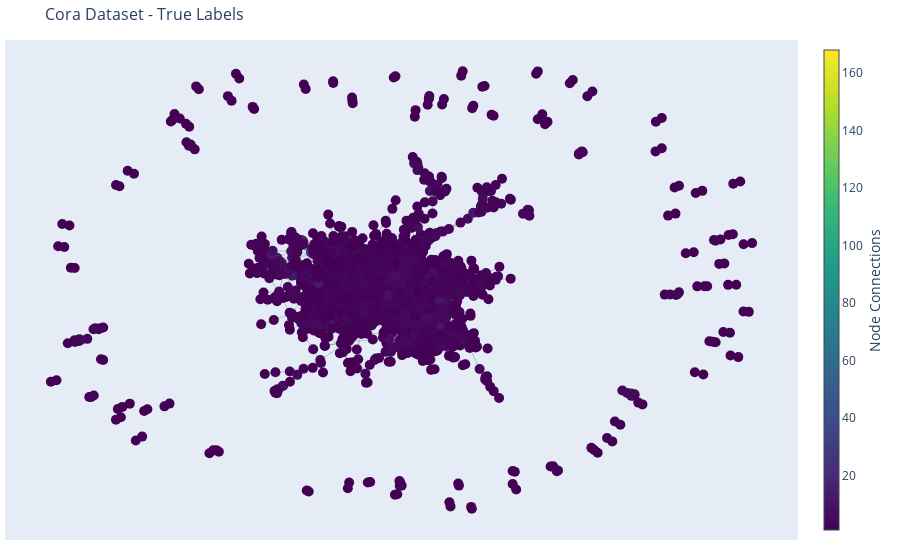

The cell this chart's notebook holds for it:
### Markdown cell above
#### Visualize the Subgraph with True Labels

### Code cell
# Visualize the graph before training
def visualize_graph(adj_matrix, labels, title):
    G = nx.from_numpy_array(adj_matrix)
    pos = nx.spring_layout(G, seed=42)
    
    edge_trace = go.Scatter(
        x=(),
        y=(),
        line=dict(width=0.5, color='#888'),
        hoverinfo='none',
        mode='lines'
    )

    for edge in G.edges():
        x0, y0 = pos[edge[0]]
        x1, y1 = pos[edge[1]]
        edge_trace['x'] = tuple(list(edge_trace['x']) + [x0, x1, None])
        edge_trace['y'] = tuple(list(edge_trace['y']) + [y0, y1, None])

    node_trace = go.Scatter(
        x=[],
        y=[],
        text=[],
        mode='markers',
        hoverinfo='text',
        marker=dict(
            showscale=True,
            colorscale='Viridis',  # Change the color scale to 'Viridis' for more distinct colors
            size=10,
            colorbar=dict(
                thickness=15,
                title='Node Connections',
                xanchor='left',
                titleside='right'
            ),
        )
    )

    for node in G.nodes():
        x, y = pos[node]
        node_trace['x'] += (x,)
        node_trace['y'] += (y,)

    node_adjacencies = []
    node_text = []
    for node, adjacencies in enumerate(G.adjacency()):
        node_adjacencies.append(len(adjacencies[1]))
        node_text.append(f'ID: {node}, Label: {labels[node]}, # of connections: {len(adjacencies[1])}')

    node_trace.marker.color = node_adjacencies
    node_trace.text = node_text

    fig = go.Figure(data=[edge_trace, node_trace],
                    layout=go.Layout(
                        title=title,
                        titlefont_size=16,
                        showlegend=False,
                        hovermode='closest',
                        margin=dict(b=20, l=5, r=5, t=40),
                        annotations=[dict(
                            text="",
                            showarrow=False,
                            xref="paper", yref="paper"
                        )],
                        xaxis=dict(showgrid=False, zeroline=False, showticklabels=False),
                        yaxis=dict(showgrid=False, zeroline=False, showticklabels=False))
                    )
    pio.show(fig)

print("Visualizing the graph with true labels...")
visualize_graph(adj_matrix, labels, "Cora Dataset - True Labels")

### Figure 1 — Plotly figure (JSON) as saved in the notebook; plotly's stock layout.template omitted (floating-point values rounded to 4 significant figures; data arrays with more than 128 entries replaced by an {"elided": "..."} marker saying what was removed)
{"data": [{"hoverinfo": "none", "line": {"color": "#888", "width": 0.5}, "mode": "lines", "type": "scatter", "x": {"elided": "15834 float values"}, "y": {"elided": "15834 float values"}}, {"hoverinfo": "text", "marker": {"color": {"elided": "2708 int values"}, "colorbar": {"thickness": 15, "title": {"side": "right", "text": "Node Connections"}, "xanchor": "left"}, "colorscale": [[0, "#440154"], [0.1111, "#482878"], [0.2222, "#3e4989"], [0.3333, "#31688e"], [0.4444, "#26828e"], [0.5556, "#1f9e89"], [0.6667, "#35b779"], [0.7778, "#6ece58"], [0.8889, "#b5de2b"], [1, "#fde725"]], "showscale": true, "size": 10}, "mode": "markers", "text": {"elided": "2708 str values"}, "type": "scatter", "x": {"elided": "2708 float values"}, "y": {"elided": "2708 float values"}}], "layout": {"annotations": [{"showarrow": false, "text": "", "xref": "paper", "yref": "paper"}], "hovermode": "closest", "margin": {"b": 20, "l": 5, "r": 5, "t": 40}, "showlegend": false, "title": {"font": {"size": 16}, "text": "Cora Dataset - True Labels"}, "xaxis": {"showgrid": false, "showticklabels": false, "zeroline": false}, "yaxis": {"showgrid": false, "showticklabels": false, "zeroline": false}}}
